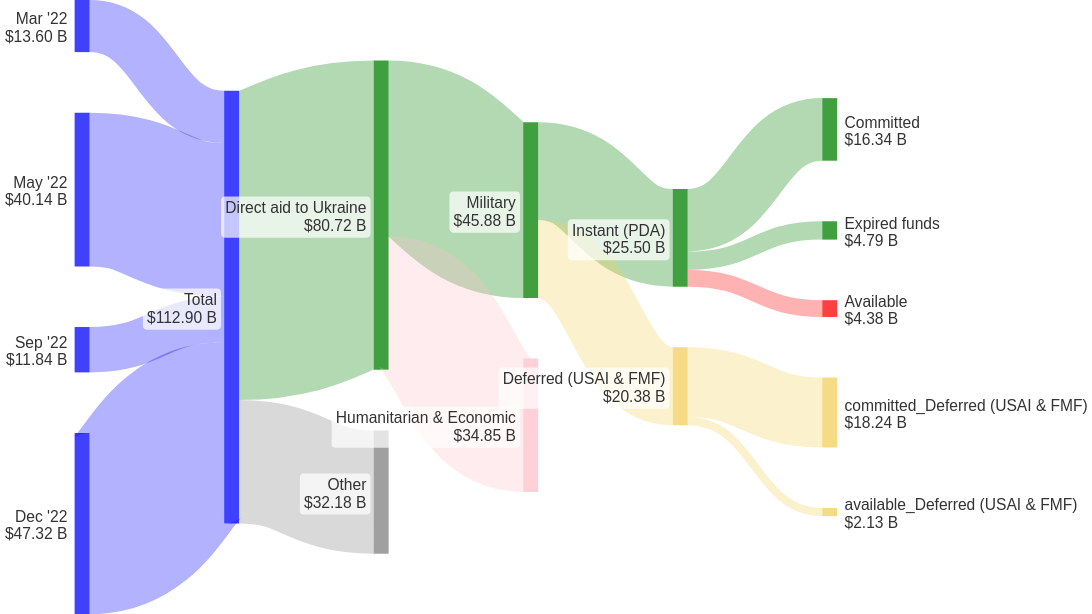

The Vega-Lite source for this figure:
### Vega specification from a JSON file in a GitHub repository (floating-point values rounded to 4 significant figures)
{"$schema": "https://vega.github.io/schema/vega/v5.json", "autosize": {"type": "fit", "contains": "padding"}, "signals": [{"name": "width", "init": "containerSize()[0]", "on": [{"events": "window:resize", "update": "containerSize()[0]"}]}, {"name": "height", "init": "containerSize()[0]/16*9", "on": [{"events": "window:resize", "update": "containerSize()[0]/16*9"}]}, {"name": "fontSize", "init": "containerSize()[0]/70", "on": [{"events": "window:resize", "update": "containerSize()[0]/70"}]}, {"name": "standardGap", "value": 14, "- FMF funds spent on Other countries are included in 'Other'": "Gap as a percentage of full domain"}, {"name": "maxValue", "init": "data('maxValue')[0].value"}, {"name": "spacer", "init": "maxValue/(100 * 1.)*standardGap"}], "data": [{"name": "entries", "format": {"type": "csv", "parse": {"category": "string", "stack": "number", "sort": "number", "labels": "string", "color": "string"}}, "values": "name,category,stack,sort,labels,color,\r\nMar '22,Mar '22,1,1,left,blue,\"USAA 2022, March 2022\"\r\nMay '22,May '22,1,2,left,blue,\"+USAA 2022, May 2022\"\r\nSep '22,Sep '22,1,3,left,blue,\"USAA 2023, September 2022\"\r\nDec '22,Dec '22,1,4,left,blue,\"+USAA 2023, December 2022\"\r\nTotal,Total,2,1,left,blue,\r\nDirect aid to Ukraine,Direct aid to Ukraine,3,1,left,green,\r\nOther,Other,3,2,left,grey,\r\nMilitary Aid,Military,4,1,left,green,\r\nHumanitarian & Economic Aid,Humanitarian & Economic,4,2,left,pink,\r\nInstant aid (PDA),Instant (PDA),5,1,left,green,\r\nCommitted,Committed,6,1,right,green,\r\nAvailable,Expired funds,6,2,right,green,\r\nExpired funds,Available,6,3,right,red,\r\nDeferred aid (USAI & FMF),Deferred (USAI & FMF),5,2,left,#f2cf5b,\r\nCommitted.,committed_Deferred (USAI & FMF),6,4,right,#f2cf5b,\r\nAvailable.,available_Deferred (USAI & FMF),6,5,right,#f2cf5b,"}, {"name": "connections", "format": {"type": "csv", "parse": {"source": "string", "destination": "string", "value": "number"}}, "values": "source,value,destination,\r\nMar '22,13.6005,Total,\"USAA 2022, March 2022\"\r\nMay '22,40.143,Total,\"+USAA 2022, May 2022\"\r\nSep '22,11.837,Total,\"USAA 2023, September 2022\"\r\nDec '22,47.3218,Total,\"+USAA 2023, December 2022\"\r\nTotal,80.7233,Direct aid to Ukraine,\r\nTotal,32.179,Other,\r\nDirect aid to Ukraine,45.877,Military,\r\nDirect aid to Ukraine,34.8463,Humanitarian & Economic,\r\nMilitary,25.5,Instant (PDA),\r\nInstant (PDA),16.335,Committed,\r\nInstant (PDA),4.375,Available,\r\nInstant (PDA),4.79,Expired funds,\r\nMilitary,20.377,Deferred (USAI & FMF),\r\nDeferred (USAI & FMF),18.242,committed_Deferred (USAI & FMF),\r\nDeferred (USAI & FMF),2.135,available_Deferred (USAI & FMF),"}, {"name": "preStacks", "source": "connections", "transform": [{"type": "formula", "as": "end", "expr": "['source','destination']"}, {"type": "formula", "as": "name", "expr": "[datum.source,datum.destination]"}, {"type": "project", "fields": ["end", "name", "value"]}, {"type": "flatten", "fields": ["end", "name"]}, {"type": "aggregate", "fields": ["value"], "groupby": ["end", "name"], "ops": ["sum"], "as": ["value"]}, {"type": "aggregate", "fields": ["value"], "groupby": ["name"], "ops": ["max"], "as": ["value"]}]}, {"name": "stacks", "source": "preStacks", "transform": [{"type": "lookup", "from": "entries", "key": "category", "fields": ["name"], "values": ["stack", "sort", "gap", "labels", "color"], "as": ["stack", "sort", "gap", "labels", "color"]}, {"type": "formula", "as": "gap", "expr": "datum.gap?datum.gap:0"}]}, {"name": "maxValue", "source": ["stacks"], "transform": [{"type": "aggregate", "fields": ["value"], "groupby": ["stack"], "ops": ["sum"], "as": ["value"]}, {"type": "aggregate", "fields": ["value"], "ops": ["max"], "as": ["value"]}]}, {"name": "plottedStacks", "source": ["stacks"], "transform": [{"type": "formula", "as": "type", "expr": "['data','spacer']"}, {"type": "formula", "as": "spacedValue", "expr": "[datum.value,spacer]"}, {"type": "flatten", "fields": ["type", "spacedValue"]}, {"type": "stack", "groupby": ["stack"], "sort": {"field": "sort", "order": "descending"}, "field": "spacedValue", "offset": "center"}, {"type": "formula", "expr": "((datum.value)/2)+datum.y0", "as": "yc"}]}, {"name": "finalTable", "source": ["plottedStacks"], "transform": [{"type": "filter", "expr": "datum.type == 'data'"}]}, {"name": "linkTable", "source": ["connections"], "transform": [{"type": "lookup", "from": "finalTable", "key": "name", "values": ["y0", "y1", "stack", "sort"], "fields": ["source"], "as": ["sourceStacky0", "sourceStacky1", "sourceStack", "sourceSort"]}, {"type": "lookup", "from": "finalTable", "key": "name", "values": ["y0", "y1", "stack", "sort", "color"], "fields": ["destination"], "as": ["destinationStacky0", "destinationStacky1", "destinationStack", "destinationSort", "color"]}, {"type": "stack", "groupby": ["source"], "sort": {"field": "destinationSort", "order": "descending"}, "field": "value", "offset": "zero", "as": ["syi0", "syi1"]}, {"type": "formula", "expr": "datum.syi0+datum.sourceStacky0", "as": "sy0"}, {"type": "formula", "expr": "datum.sy0+datum.value", "as": "sy1"}, {"type": "stack", "groupby": ["destination"], "sort": {"field": "sourceSort", "order": "descending"}, "field": "value", "offset": "zero", "as": ["dyi0", "dyi1"]}, {"type": "formula", "expr": "datum.dyi0+datum.destinationStacky0", "as": "dy0"}, {"type": "formula", "expr": "(datum.dy0+datum.value)", "as": "dy1"}, {"type": "formula", "expr": "((datum.value)/2)+datum.sy0", "as": "syc"}, {"type": "formula", "expr": "((datum.value)/2)+datum.dy0", "as": "dyc"}, {"type": "formula", "expr": "range('y')[0]-scale('y', datum.value)", "as": "sample"}, {"type": "linkpath", "orient": "horizontal", "shape": "diagonal", "sourceY": {"expr": "scale('y', datum.syc)"}, "sourceX": {"expr": "scale('x', toNumber(datum.sourceStack)) + bandwidth('x')"}, "targetY": {"expr": "scale('y', datum.dyc)"}, "targetX": {"expr": "scale('x', datum.destinationStack)"}}, {"type": "formula", "expr": "(range('y')[0]-scale('y', datum.value)) / 1.", "as": "strokeWidth"}]}], "scales": [{"name": "x", "type": "band", "range": "width", "domain": {"data": "finalTable", "field": "stack"}, "paddingInner": 0.9}, {"name": "y", "type": "linear", "range": "height", "domain": {"data": "finalTable", "field": "y1"}, "reverse": false}], "marks": [{"type": "rect", "from": {"data": "finalTable"}, "encode": {"update": {"x": {"scale": "x", "field": "stack"}, "width": {"scale": "x", "band": 1}, "y": {"scale": "y", "field": "y0"}, "y2": {"scale": "y", "field": "y1"}, "fill": {"field": "color"}, "fillOpacity": {"value": 0.75}, "strokeWidth": {"value": 0}, "stroke": {"field": "color"}}, "hover": {"tooltip": {"signal": "{'Name':datum.name, 'Value':format(datum.value, '$') + ' B'}"}, "fillOpacity": {"value": 1}}}}, {"type": "path", "name": "links", "from": {"data": "linkTable"}, "clip": true, "encode": {"update": {"strokeWidth": {"field": "strokeWidth"}, "path": {"field": "path"}, "strokeOpacity": {"signal": "0.3"}, "stroke": {"field": "color"}}, "hover": {"strokeOpacity": {"value": 1}, "tooltip": {"signal": "{'Source':datum.source,'Destination':datum.destination, 'Value':format(datum.value, '$') + ' B'}"}}}}, {"type": "group", "name": "labelText", "zindex": 1, "from": {"facet": {"data": "finalTable", "name": "labelFacet", "groupby": ["name", "stack", "yc", "value", "labels"]}}, "clip": false, "encode": {"update": {"strokeWidth": {"value": 1}, "stroke": {"value": "red"}, "x": {"signal": "datum.labels=='left'?scale('x', datum.stack) - 8 : scale('x', datum.stack) + (bandwidth('x')) + 8"}, "yc": {"scale": "y", "signal": "datum.yc"}, "width": {"signal": "0"}, "height": {"signal": "0"}, "fillOpacity": {"signal": "0.1"}}}, "marks": [{"type": "text", "name": "heading", "from": {"data": "labelFacet"}, "encode": {"update": {"x": {"value": 0}, "y": {"value": -2}, "text": {"field": "name"}, "align": {"signal": "datum.labels=='left'?'right':'left'"}, "fontWeight": {"value": "normal"}}}}, {"type": "text", "name": "amount", "from": {"data": "labelFacet"}, "encode": {"update": {"x": {"value": 0}, "y": {"signal": "fontSize"}, "text": {"signal": " format(datum.value, '$.2f') + ' B'"}, "align": {"signal": "datum.labels=='left'?'right':'left'"}}}}]}, {"type": "rect", "from": {"data": "labelText"}, "encode": {"update": {"x": {"field": "bounds.x1", "offset": -4}, "x2": {"field": "bounds.x2", "offset": 4}, "y": {"field": "bounds.y1", "offset": -4}, "y2": {"field": "bounds.y2", "offset": 4}, "fill": {"value": "white"}, "opacity": {"value": 0.7}, "cornerRadius": {"value": 4}}}}], "config": {"view": {"stroke": "transparent"}, "text": {"fontSize": {"signal": "fontSize"}, "fill": "#333333"}}}
